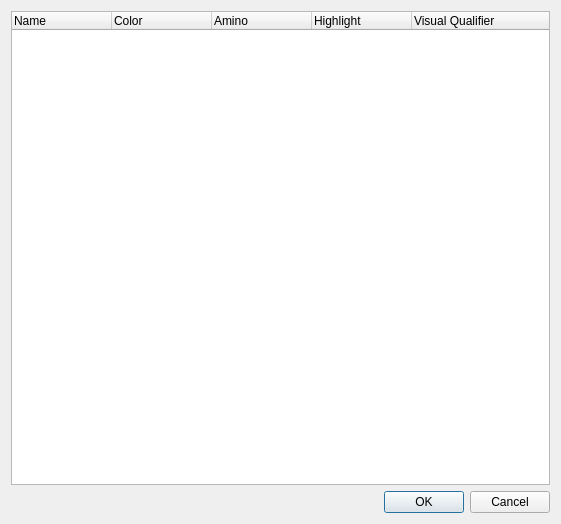
<ui version="4.0" >
 <class>AnnotationSettingsDialog</class>
 <widget class="QDialog" name="AnnotationSettingsDialog" >
  <property name="geometry" >
   <rect>
    <x>0</x>
    <y>0</y>
    <width>561</width>
    <height>524</height>
   </rect>
  </property>
  <property name="windowTitle" >
   <string>Visualization settings for annotations</string>
  </property>
  <layout class="QVBoxLayout" name="verticalLayout" >
   <item>
    <widget class="QTreeWidget" name="tree" >
     <property name="rootIsDecorated" >
      <bool>false</bool>
     </property>
     <property name="itemsExpandable" >
      <bool>false</bool>
     </property>
     <column>
      <property name="text" >
       <string>Name</string>
      </property>
     </column>
     <column>
      <property name="text" >
       <string>Color</string>
      </property>
     </column>
     <column>
      <property name="text" >
       <string>Amino</string>
      </property>
     </column>
     <column>
      <property name="text" >
       <string>Highlight</string>
      </property>
     </column>
     <column>
      <property name="text" >
       <string>Visual Qualifier</string>
      </property>
     </column>
    </widget>
   </item>
   <item>
    <layout class="QHBoxLayout" name="horizontalLayout" >
     <item>
      <spacer name="horizontalSpacer" >
       <property name="orientation" >
        <enum>Qt::Horizontal</enum>
       </property>
       <property name="sizeHint" stdset="0" >
        <size>
         <width>40</width>
         <height>20</height>
        </size>
       </property>
      </spacer>
     </item>
     <item>
      <widget class="QPushButton" name="okButton" >
       <property name="text" >
        <string>OK</string>
       </property>
       <property name="autoDefault" >
        <bool>true</bool>
       </property>
       <property name="default" >
        <bool>true</bool>
       </property>
      </widget>
     </item>
     <item>
      <widget class="QPushButton" name="cancelButton" >
       <property name="text" >
        <string>Cancel</string>
       </property>
      </widget>
     </item>
    </layout>
   </item>
  </layout>
 </widget>
 <resources/>
 <connections>
  <connection>
   <sender>cancelButton</sender>
   <signal>clicked()</signal>
   <receiver>AnnotationSettingsDialog</receiver>
   <slot>reject()</slot>
   <hints>
    <hint type="sourcelabel" >
     <x>568</x>
     <y>496</y>
    </hint>
    <hint type="destinationlabel" >
     <x>308</x>
     <y>259</y>
    </hint>
   </hints>
  </connection>
 </connections>
</ui>
